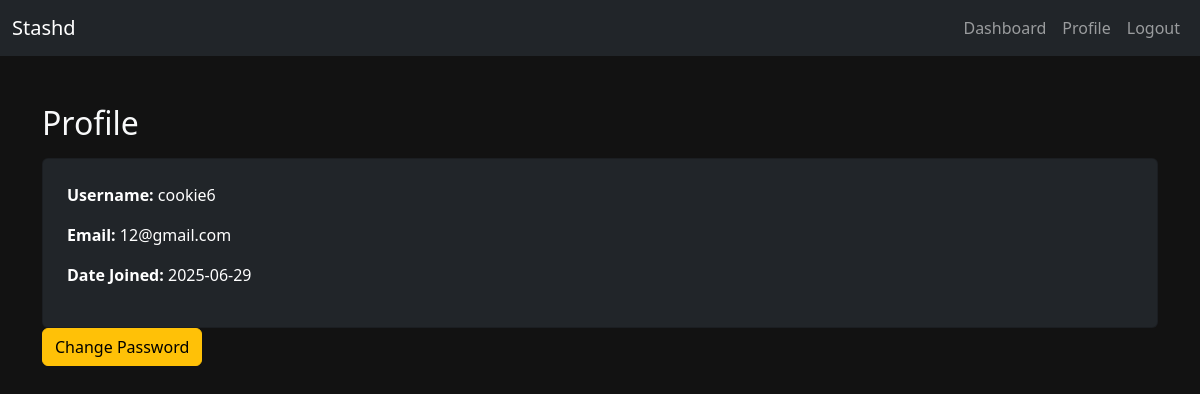
The page /profile (signed in) on the database its author committed.
### app.py (models this page shows)
class User(db.Model, UserMixin):
    id = db.Column(db.Integer, primary_key=True)
    username = db.Column(db.String(50), unique=True, nullable=False)
    email = db.Column(db.String(120), unique=True, nullable=False)
    password = db.Column(db.String(120), nullable=False)
    date_joined = db.Column(db.DateTime, default=datetime.now())

### app.py (the view)
@app.route("/profile")
def profile():
    return render_template("profile.html", user=current_user)

### app.py (called while the page is built)
@login_manager.user_loader
def load_user(user_id):
    return db.session.get(User, int(user_id))

### templates/profile.html (shortened to what this page needs)
{% extends "layout.html" %}
{% block content %}
<h2>Profile</h2>
<div class="card p-4 mt-3 text-bg-dark">
    <p><strong>Username:</strong> {{ user.username }}</p>
    <p><strong>Email:</strong> {{ user.email }}</p>
    <p><strong>Date Joined:</strong> {{ user.date_joined.strftime('%Y-%m-%d') }}</p>
</div>
<a href="{{ url_for('change_password') }}" class="btn btn-warning">Change Password</a>
{% endblock %}

### static/styles.css (style rules this page uses)
html, body { background-color: #121212 !important; color: #f8f9fa; font-family: 'Segoe UI', Tahoma, Geneva, Verdana, sans-serif; overflow-x: hidden; }
.container, .card, .accordion, .accordion-item, .accordion-button, .table, .card-header, .card-body, .accordion-body { background-color: #121212 !important; color: #f8f9fa !important; }
a, .nav-link { color: #f8f9fa; }
.landing-hero, .btn { font-weight: 500; }

### rows shown on the page
User: username "cookie6", email "12@gmail.com", date_joined "2025-06-29"
